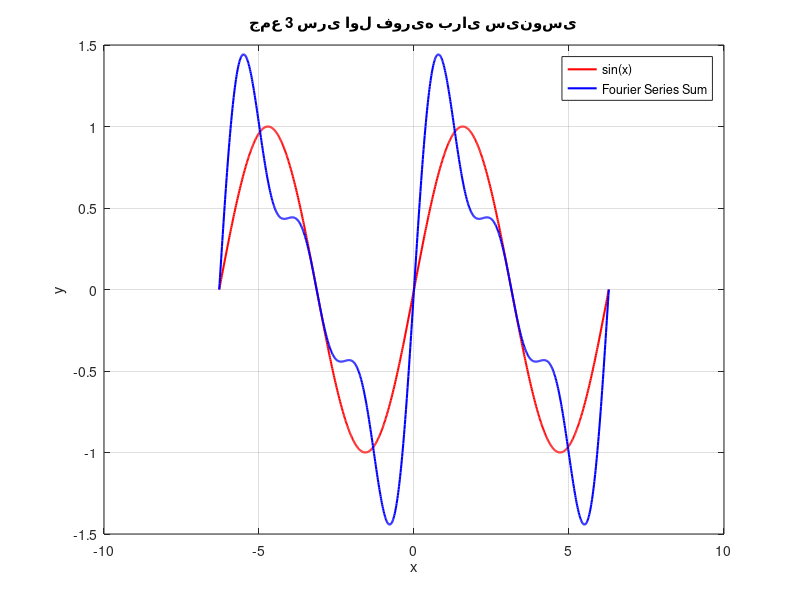

Write MATLAB code to recreate this figure.
function sum_fourier_series()
    % تعریف بازه x
    x = linspace(-2*pi, 2*pi, 1000);
    
    % تعریف تعداد سری
    N = 3; % تعداد سری فوریه

    % محاسبه سری فوریه
    S = zeros(size(x)); % مقدار اولیه
    for n = 1:N
        S = S + (1/n) * sin(n * x); % جمع سری فوریه
    end

    % رسم تابع سینوسی و جمع سری
    figure;
    plot(x, sin(x), 'r', 'LineWidth', 1.5); % تابع سینوسی
    hold on;
    plot(x, S, 'b', 'LineWidth', 1.5); % جمع سری
    title('جمع 3 سری اول فوریه برای سینوسی');
    xlabel('x');
    ylabel('y');
    legend('sin(x)', 'Fourier Series Sum');
    grid on;
    hold off;
end
